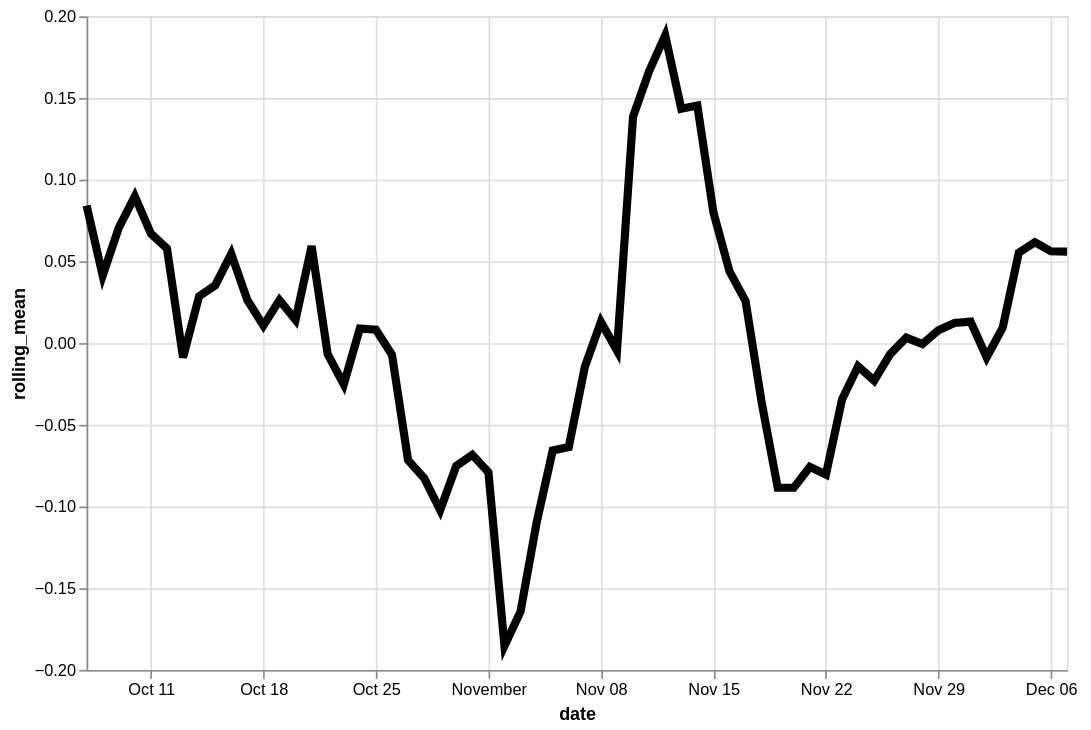

Express this chart as Vega-Lite.
### Vega-Lite specification from a JSON file in a GitHub repository (floating-point values rounded to 4 significant figures)
{"config": {"view": {"continuousWidth": 400, "continuousHeight": 300}}, "data": {"name": "data-3baad6ce12329523624b78507b9d42de"}, "mark": {"type": "line", "color": "black", "size": 5}, "encoding": {"x": {"type": "temporal", "field": "date"}, "y": {"type": "quantitative", "field": "rolling_mean"}}, "height": 400, "transform": [{"window": [{"op": "mean", "field": "residual", "as": "rolling_mean"}], "frame": [-4, 3]}], "width": 600, "$schema": "https://vega.github.io/schema/vega-lite/v4.8.1.json", "datasets": {"data-3baad6ce12329523624b78507b9d42de": [{"date": "2020-10-07", "residual": 0.1507}, {"date": "2020-10-08", "residual": 0.2935}, {"date": "2020-10-09", "residual": -0.1804}, {"date": "2020-10-10", "residual": 0.07276}, {"date": "2020-10-11", "residual": -0.1297}, {"date": "2020-10-12", "residual": 0.2161}, {"date": "2020-10-13", "residual": 0.2057}, {"date": "2020-10-14", "residual": -0.09194}, {"date": "2020-10-15", "residual": 0.0774}, {"date": "2020-10-16", "residual": -0.2403}, {"date": "2020-10-17", "residual": 0.1198}, {"date": "2020-10-18", "residual": 0.1256}, {"date": "2020-10-19", "residual": 0.02466}, {"date": "2020-10-20", "residual": -0.00964}, {"date": "2020-10-21", "residual": 0.08029}, {"date": "2020-10-22", "residual": 0.0327}, {"date": "2020-10-23", "residual": -0.01928}, {"date": "2020-10-24", "residual": 0.1211}, {"date": "2020-10-25", "residual": -0.41}, {"date": "2020-10-26", "residual": -0.02227}, {"date": "2020-10-27", "residual": 0.2986}, {"date": "2020-10-28", "residual": -0.01562}, {"date": "2020-10-29", "residual": -0.0418}, {"date": "2020-10-30", "residual": -0.4839}, {"date": "2020-10-31", "residual": -0.1065}, {"date": "2020-11-01", "residual": -0.0365}, {"date": "2020-11-02", "residual": -0.1925}, {"date": "2020-11-03", "residual": 0.03156}, {"date": "2020-11-04", "residual": 0.2135}, {"date": "2020-11-05", "residual": -0.8663}, {"date": "2020-11-06", "residual": 0.1266}, {"date": "2020-11-07", "residual": -0.04834}, {"date": "2020-11-08", "residual": 0.246}, {"date": "2020-11-09", "residual": -0.01924}, {"date": "2020-11-10", "residual": 0.2}, {"date": "2020-11-11", "residual": 0.2515}, {"date": "2020-11-12", "residual": 0.07319}, {"date": "2020-11-13", "residual": 0.2798}, {"date": "2020-11-14", "residual": 0.3487}, {"date": "2020-11-15", "residual": 0.1268}, {"date": "2020-11-16", "residual": -0.1129}, {"date": "2020-11-17", "residual": -0.003858}, {"date": "2020-11-18", "residual": -0.3225}, {"date": "2020-11-19", "residual": -0.03763}, {"date": "2020-11-20", "residual": -0.07191}, {"date": "2020-11-21", "residual": -0.2159}, {"date": "2020-11-22", "residual": -0.06999}, {"date": "2020-11-23", "residual": 0.1266}, {"date": "2020-11-24", "residual": -0.01083}, {"date": "2020-11-25", "residual": -0.04093}, {"date": "2020-11-26", "residual": 0.04418}, {"date": "2020-11-27", "residual": 0.1252}, {"date": "2020-11-28", "residual": -0.1418}, {"date": "2020-11-29", "residual": -0.08606}, {"date": "2020-11-30", "residual": 0.01051}, {"date": "2020-12-01", "residual": 0.09485}, {"date": "2020-12-02", "residual": 0.05754}, {"date": "2020-12-03", "residual": -0.005996}, {"date": "2020-12-04", "residual": 0.05084}, {"date": "2020-12-05", "residual": -0.04912}, {"date": "2020-12-06", "residual": 0.003279}, {"date": "2020-12-07", "residual": 0.2809}]}}
